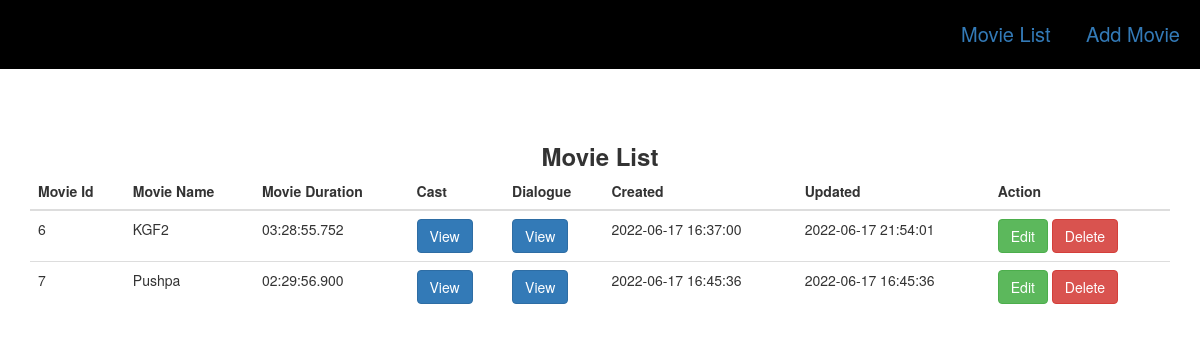
The app's page /moviedetails.php with its own data.
### tables this page shows
CREATE TABLE `movie` (
  `id` int(11) NOT NULL,
  `moviename` varchar(255) NOT NULL,
  `movieduration` time(3) NOT NULL,
  `created` datetime NOT NULL DEFAULT CURRENT_TIMESTAMP,
  `updated` datetime NOT NULL DEFAULT CURRENT_TIMESTAMP ON UPDATE CURRENT_TIMESTAMP
);

### moviedetails.php (the view, shortened to what this page needs)
<?php
include 'config.php';
include 'header.php';
?>
<div class="container" style="margin-top: 70px;">
    <div class="row">
        <div class="col-md-12 col-lg-12 pl-0 ">
            <div class="card-body p-6 about-con pabout">
                <div class="card-title text-center mb-4" style="font-size: 24px;">
                    <b>Movie List</b>
                </div>
                <table class="table">
                    <thead>
                        <th>Movie Id</th>
                        <th>Movie Name</th>
                        <th>Movie Duration</th>
                        <th>Cast</th>
                        <th>Dialogue</th>
                        <th>Created</th>
                        <th>Updated</th>
                        <th>Action</th>
                    </thead>
                    <tbody>
                        <?php
                        $movie=mysqli_query($con,"Select * from movie");
                        if (mysqli_num_rows($movie)>0) {
                           while ($row=mysqli_fetch_assoc($movie)) {
                        ?>
                        <tr id="rowid<?php echo $row['id'];  ?>">
                            <td><?php echo $row['id'];  ?></td>
                            <td><?php echo $row['moviename'];  ?></td>
                            <td><?php echo $row['movieduration'];  ?></td>
                            <td>
                                <a href="cast.php?movieid=<?php echo $row['id'];  ?>"><button class="btn btn-primary">View</button></a>
                            </td>
                            <td>
                                <a href="dialogue.php?movieid=<?php echo $row['id'];  ?>"><button class="btn btn-primary">View</button></a>
                            </td>
                            <td><?php echo $row['created'];  ?></td>
                            <td><?php echo $row['updated'];  ?></td>
                            <td>
                                <a href="moviedetailedit.php?movieid=<?php echo $row['id'];  ?>">
                                    <button class="btn btn-success">Edit</button>
                                </a>
                                <button onclick="deltemovie(<?php echo $row['id'];  ?>)" class="btn btn-danger">Delete</button>
                            </td>
                        </tr>
                        <?php } } ?>
                    </tbody>
                </table>
            </div>
        </div>
    </div>
</div>
<?php include 'footer.php'; ?>

### records on screen
movie: id "6", moviename "KGF2", movieduration "03:28:55.752", created "2022-06-17 16:37:00", updated "2022-06-17 21:54:01"
movie: id "7", moviename "Pushpa", movieduration "02:29:56.900", created "2022-06-17 16:45:36", updated "2022-06-17 16:45:36"
